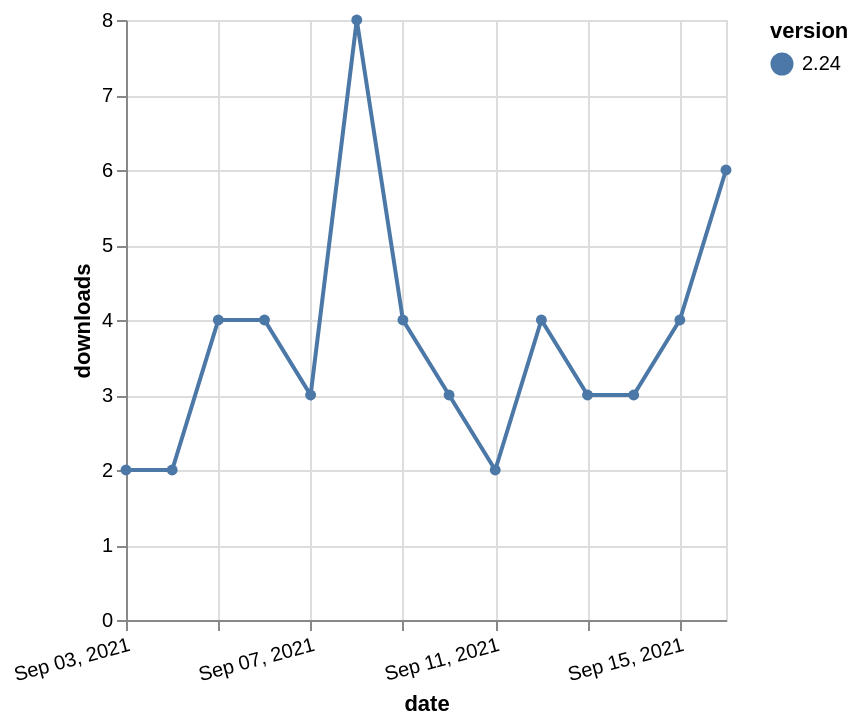

The specification (Vega-Lite) saved for this image:
### Vega-Lite specification from a JSON file in a GitHub repository (floating-point values rounded to 4 significant figures)
{"$schema": "https://vega.github.io/schema/vega-lite/v5.json", "description": "A simple bar chart with embedded data.", "data": {"values": [{"date": "2021-09-03", "total": 6134, "delta": 2, "version": "2.24"}, {"date": "2021-09-04", "total": 6136, "delta": 2, "version": "2.24"}, {"date": "2021-09-05", "total": 6140, "delta": 4, "version": "2.24"}, {"date": "2021-09-06", "total": 6144, "delta": 4, "version": "2.24"}, {"date": "2021-09-07", "total": 6147, "delta": 3, "version": "2.24"}, {"date": "2021-09-08", "total": 6155, "delta": 8, "version": "2.24"}, {"date": "2021-09-09", "total": 6159, "delta": 4, "version": "2.24"}, {"date": "2021-09-10", "total": 6162, "delta": 3, "version": "2.24"}, {"date": "2021-09-11", "total": 6164, "delta": 2, "version": "2.24"}, {"date": "2021-09-12", "total": 6168, "delta": 4, "version": "2.24"}, {"date": "2021-09-13", "total": 6171, "delta": 3, "version": "2.24"}, {"date": "2021-09-14", "total": 6174, "delta": 3, "version": "2.24"}, {"date": "2021-09-15", "total": 6178, "delta": 4, "version": "2.24"}, {"date": "2021-09-16", "total": 6184, "delta": 6, "version": "2.24"}]}, "width": "container", "mark": {"type": "line", "point": {"filled": true}}, "encoding": {"x": {"field": "date", "type": "temporal", "timeUnit": "yearmonthdate", "title": "date", "axis": {"labelAngle": -15}}, "y": {"field": "delta", "type": "quantitative", "title": "downloads"}, "color": {"field": "version", "type": "nominal"}, "tooltip": {"field": "delta"}}}
